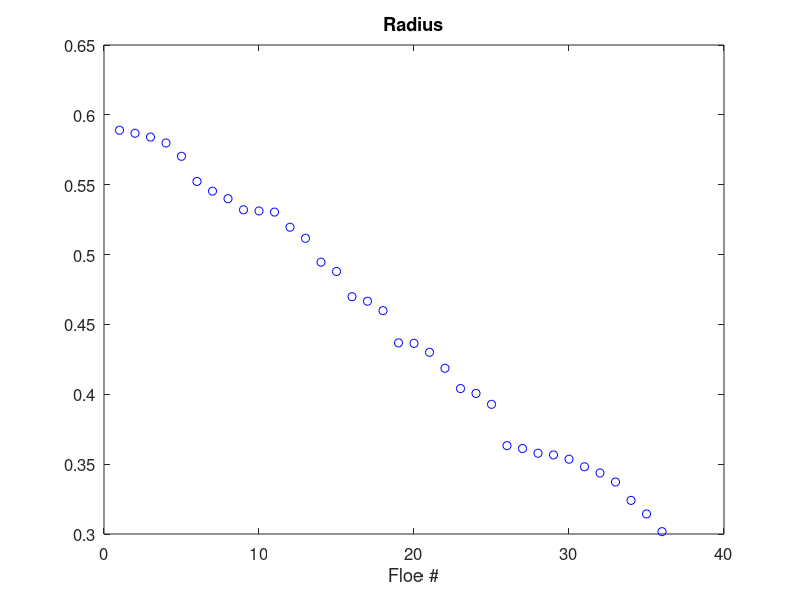
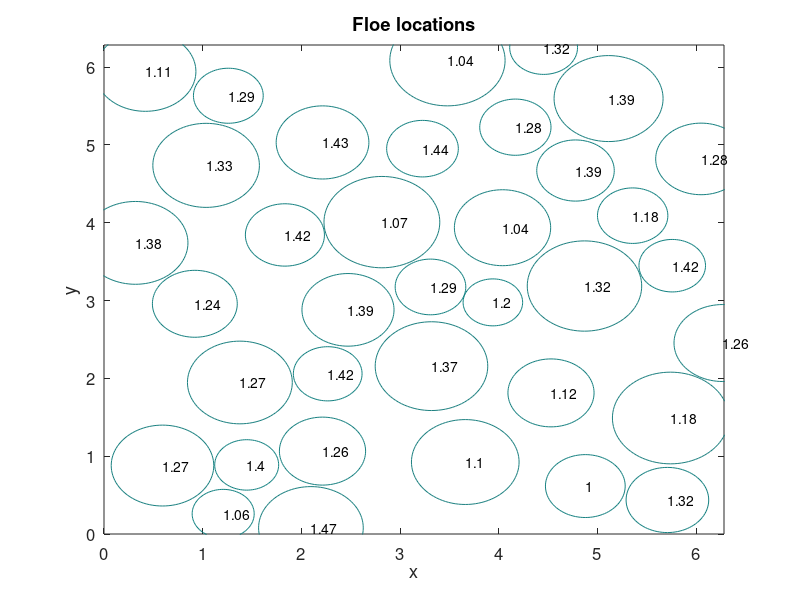

MATLAB code to generate these figures, in order:
% Generate the initial floes, including the locations and radii
rng(100)
L = 36;%36;24;48;2; % total number of the floes
r_min = 2*pi/100*4; % minimum radius
r_max = 2*pi/20*2; % maximum radius
radius = zeros(1,L);
%l = 1;
% determining the floe radii
%while l <= L
%    radius_temp = randraw('pareto', [r_min,1],1); % power law random number
%    if radius_temp <= r_max
 %       radius(l) = radius_temp;
  %      l = l + 1;
   % end
%end
radius = ones(1,L)*0.3+0.3*rand(1,L);%0.5;
% sort the array in a descend way, facilitating determining the locations
radius = sort(radius,'descend'); 
figure
plot(radius,'bo')
%box on
set(gca,'fontsize',12)
title('Radius')
xlabel('Floe #')
% determining the floe locations
Location = zeros(2,L);
l = 1;
Location(:,l) = 2*pi*rand(2,1);
flag = 1;
for l = 2:L
    Diff_Threshold = radius(1:l-1) + radius(l);
    while flag > 0
        Location(:,l) = 2*pi*rand(2,1);
        Location_Diff_1a = abs(Location(1,l)*ones(1,l-1) - Location(1,1:l-1)); % distance in x
        Location_Diff_1b = 2*pi - Location_Diff_1a; % checking for periodic boundary
        Location_Diff_1 = min(Location_Diff_1a,Location_Diff_1b);
        
        Location_Diff_2a = abs(Location(2,l)*ones(1,l-1) - Location(2,1:l-1)); % distance in y
        Location_Diff_2b = 2*pi - Location_Diff_2a; % checking for periodic boundary
        Location_Diff_2 = min(Location_Diff_2a,Location_Diff_2b);
        

        Location_Diff = sqrt(Location_Diff_1.^2 + Location_Diff_2.^2);
        flag = sum(Location_Diff < Diff_Threshold);
    end
    flag = 1;
end
% Location(:,1) = [4,pi/2+0.5];
% Location(:,2) = [5,pi/2*3-0.5];

% floe thickness
thickness = 0.5*rand(1,L) + 1; thickness = round(thickness * 100) / 100;

% plotting the floes
figure 
hold on
for l = 1:L
    th = 0:pi/50:2*pi;
    xunit = radius(l) * cos(th) + Location(1,l);
    yunit = radius(l) * sin(th) + Location(2,l);
    h = plot(xunit, yunit,'color',[0.2*radius(l),0.5,0.5]);
    text(Location(1,l),Location(2,l),num2str(thickness(l)));
end
xlim([0, 2*pi ])
ylim([0, 2*pi ])
box on
xlabel('x')
ylabel('y')
set(gca,'fontsize',12)
title('Floe locations')